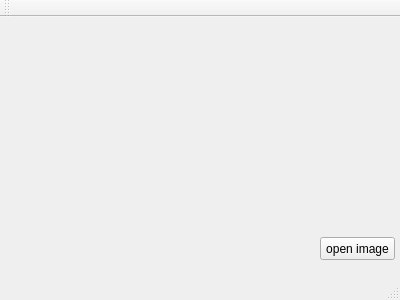
<?xml version="1.0" encoding="UTF-8"?>
<ui version="4.0">
 <class>MainWindow</class>
 <widget class="QMainWindow" name="MainWindow">
  <property name="geometry">
   <rect>
    <x>0</x>
    <y>0</y>
    <width>400</width>
    <height>300</height>
   </rect>
  </property>
  <property name="windowTitle">
   <string>MainWindow</string>
  </property>
  <widget class="QWidget" name="centralWidget">
   <widget class="QPushButton" name="pushButton">
    <property name="geometry">
     <rect>
      <x>320</x>
      <y>220</y>
      <width>75</width>
      <height>23</height>
     </rect>
    </property>
    <property name="text">
     <string>open image</string>
    </property>
   </widget>
  </widget>
  <widget class="QMenuBar" name="menuBar">
   <property name="geometry">
    <rect>
     <x>0</x>
     <y>0</y>
     <width>400</width>
     <height>21</height>
    </rect>
   </property>
  </widget>
  <widget class="QToolBar" name="mainToolBar">
   <attribute name="toolBarArea">
    <enum>TopToolBarArea</enum>
   </attribute>
   <attribute name="toolBarBreak">
    <bool>false</bool>
   </attribute>
  </widget>
  <widget class="QStatusBar" name="statusBar"/>
 </widget>
 <layoutdefault spacing="6" margin="11"/>
 <resources/>
 <connections/>
</ui>
